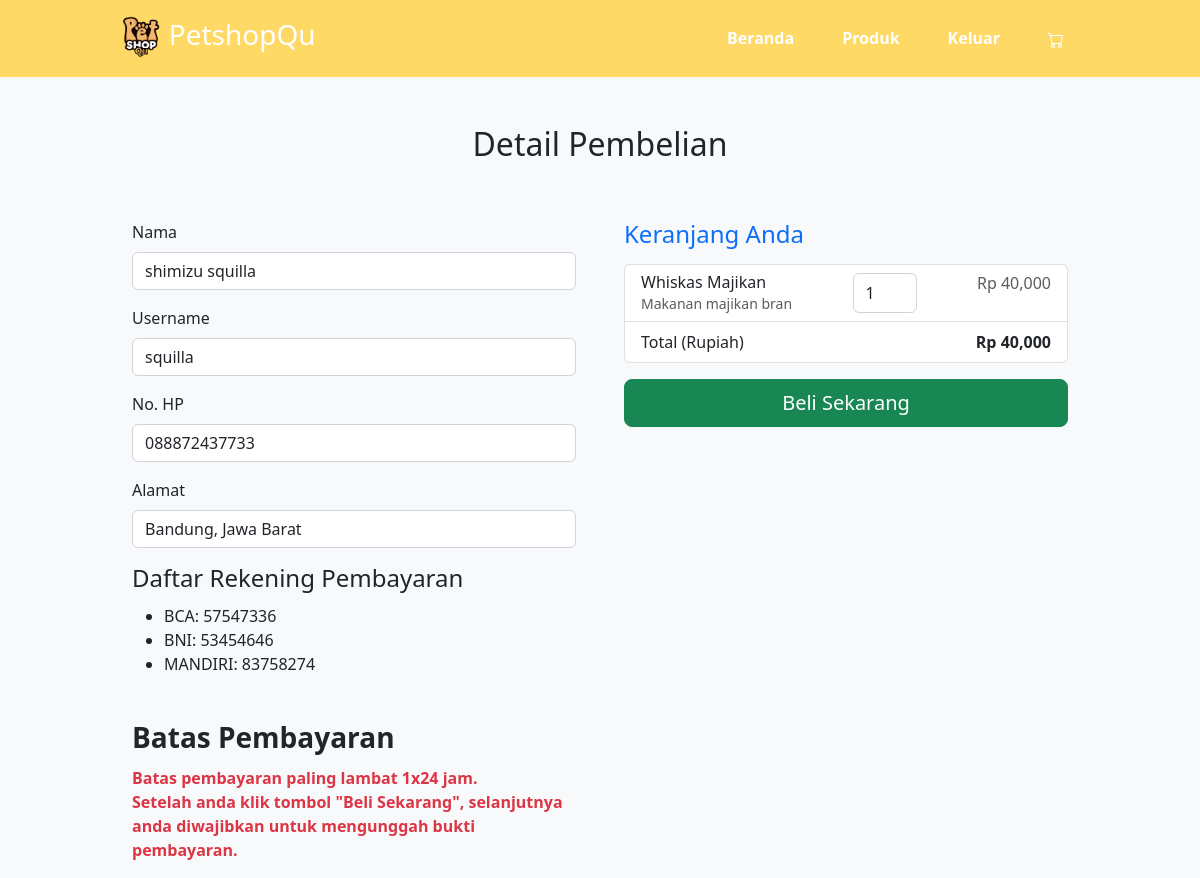
Page /checkout.php (signed in) on the committed database.
### tables this page shows
CREATE TABLE `pembelian` (
  `ID_pembelian` int(6) NOT NULL,
  `ID_produk` int(5) NOT NULL,
  `ID_pelanggan` int(5) NOT NULL,
  `tgl_pembelian` date NOT NULL,
  `jumlah` int(9) NOT NULL,
  `harga` int(9) NOT NULL
);

CREATE TABLE `produk` (
  `ID_produk` int(6) NOT NULL,
  `nama_produk` varchar(42) NOT NULL,
  `deskripsi_produk` varchar(64) NOT NULL,
  `harga_produk` int(9) NOT NULL,
  `gambar` text NOT NULL
);

CREATE TABLE `pelanggan` (
  `ID_pelanggan` int(6) NOT NULL,
  `username` varchar(65) NOT NULL,
  `password` varchar(8) NOT NULL,
  `role` varchar(9) NOT NULL,
  `nama_pelanggan` varchar(32) NOT NULL,
  `alamat_pelanggan` varchar(32) NOT NULL,
  `no_hp` varchar(12) NOT NULL
);

### checkout.php (the view, shortened to what this page needs)
<?php
  include 'koneksi.php';
  function totalPerProduk($HARGA, $JUMLAH){
    return $HARGA * $JUMLAH;
  }
  $ID = $_SESSION['id_login'];
  $QUERY_PELANGGAN = mysqli_query($KONEKSI, "SELECT * FROM `pelanggan` WHERE ID_pelanggan = $ID");
  $DATA_PELANGGAN = mysqli_fetch_assoc($QUERY_PELANGGAN);
  $QUERY_PEMBELIAN = mysqli_query($KONEKSI, "SELECT * FROM `pembelian` WHERE ID_pelanggan = $ID");
?>
<!doctype html>
<html lang="en">
<head>
  <link rel="stylesheet" href="https://cdn.jsdelivr.net/npm/bootstrap-icons@1.8.3/font/bootstrap-icons.css">
  <link href="./dist/css/bootstrap.min.css" rel="stylesheet">
  <link href="style.css" rel="stylesheet">
</head>
<body class="bg-light">
  <div class="d-flex w-100 mx-auto flex-column">
    <header class="mb-auto py-3" style="background:#FFD966">
      <div class="cover-container mx-auto text-white">
        <h3 class="float-md-start mb-0"> <img style="width: auto; height: 1.5em" src="logo.png" alt=""> PetshopQu</h3>
        <nav class="nav nav-masthead justify-content-center float-md-end">
          <a class="nav-link fw-bold" href="index.php">Beranda</a>
          <a class="nav-link fw-bold" href="produk.php">Produk</a>
          <?php
              if (isset ($_SESSION["role"])=="pelanggan") {
                echo '
                <a class="nav-link fw-bold" href="keluar.php">Keluar</a>
                <a href="checkout.php" class="nav-link fw-bold"><i class="bi bi-cart"></i></a>
                ';
              }
              else {
                echo '
                <a class="nav-link fw-bold" href="daftar.php">Daftar</a>
                <a class="nav-link fw-bold" href="masuk.php">Masuk</a>
                ';
              }
            ?>
        </nav>
      </div>
    </header>
  </div>
  <div class="container">
    <main>
      <div class="py-5 text-center">
        <h2>Detail Pembelian</h2>
      </div>
      <div class="row g-5">
        <div class="col-md-5 col-lg-6 order-md-last">
          <h4 class="d-flex justify-content-between align-items-center mb-3">
            <span class="text-primary">Keranjang Anda</span>
          </h4>
          <form method="post">
            <ul class="list-group mb-3">
              <?php
                $TOTAL = 0;
                while($DATA = mysqli_fetch_assoc($QUERY_PEMBELIAN)){
                  $ID_PRODUK = $DATA['ID_produk'];
                  $DATA_PRODUK = mysqli_fetch_assoc(mysqli_query($KONEKSI, "SELECT * FROM `produk` WHERE ID_produk = $ID_PRODUK"));
                  echo '
                  <li class="list-group-item d-flex justify-content-between lh-sm">
                    <div>
                      <h6 class="my-0">'.$DATA_PRODUK['nama_produk'].'</h6>
                      <small class="text-muted">'.substr($DATA_PRODUK['deskripsi_produk'], 0, 20).'</small>
                    </div>
                      <input type="number" min=0 name="jumlah'.$DATA_PRODUK['ID_produk'].'" class="form-control" value="'.$DATA['jumlah'].'" style="width: 4em">
                    <span class="text-muted">Rp '.number_format(totalPerProduk($DATA_PRODUK['harga_produk'], $DATA['jumlah'])).'</span>
                  </li>
                  ';
                  $TOTAL = $TOTAL + totalPerProduk($DATA_PRODUK['harga_produk'], $DATA['jumlah']);
                }
              ?>
              <li class="list-group-item d-flex justify-content-between">
                <span>Total (Rupiah)</span>
                <strong>Rp <?= number_format($TOTAL) ?></strong>
              </li>
            </ul>
            <input type="submit" class="w-100 btn btn-success btn-lg" value="Beli Sekarang" name="beli">
          </form>
        </div>
        <div class="col-md-7 col-lg-6">
          <form class="needs-validation" novalidate>
            <div class="row g-3">
              <div class="col-sm-12">
                <label for="firstName" class="form-label">Nama</label>
                <input type="text" class="form-control" id="firstName" placeholder=""
                  value="<?= $DATA_PELANGGAN['nama_pelanggan'] ?>" required>
              </div>
              <div class="col-12">
                <label for="username" class="form-label">Username</label>
                <div class="input-group has-validation">
                  <input type="text" class="form-control" id="username" placeholder="Username"
                    value="<?= $DATA_PELANGGAN['username'] ?>" required>
                </div>
              </div>
              <div class="col-12">
                <label for="email" class="form-label">No. HP</label>
                <input type="email" class="form-control" id="email" value="<?= $DATA_PELANGGAN['no_hp'] ?>">
              </div>
              <div class="col-12">
                <label for="address" class="form-label">Alamat</label>
                <input type="text" class="form-control" id="address" value="<?= $DATA_PELANGGAN['alamat_pelanggan'] ?>">
              </div>
              <h4 class="mb-1">Daftar Rekening Pembayaran</h4>
              <div class="my-2">
                <ul>
                  <li>BCA: 57547336</li>
                  <li>BNI: 53454646</li>
                  <li>MANDIRI: 83758274</li>
                </ul>
              </div>
              <div class="col-md-12">
                <label for="cc-expiration" class="form-label fw-bold fs-3">Batas Pembayaran</label>
                <p class="text-danger fw-bold">Batas pembayaran paling lambat 1x24 jam.
                  <br>
                  Setelah anda klik tombol "Beli Sekarang", selanjutnya anda diwajibkan untuk mengunggah bukti
                  pembayaran.
                </p>
              </div>
          </form>
        </div>
      </div>
    </main>
  </div>
</body>
</html>

### style.css (style rules this page uses)
html, body { height: 100%; }
.cover-container { max-width: 80%; }
.nav-masthead .nav-link { color: #fff; padding: 0.6em 1em; }
.nav-masthead .nav-link + .nav-link { margin-left: 1rem; }
.container { max-width: 960px; }

### checkout.php (style rules this page uses)
.bi { vertical-align: -.125em; fill: currentColor; }

### rows in the picture
pembelian: ID_produk.nama_produk "Whiskas Majikan", ID_produk.deskripsi_produk "Makanan majikan bran", jumlah "1", ID_produk+jumlah "40,000"
pelanggan: nama_pelanggan "shimizu squilla", username "squilla", no_hp "088872437733", alamat_pelanggan "Bandung, Jawa Barat"

### other values in the picture
$TOTAL "40,000"
